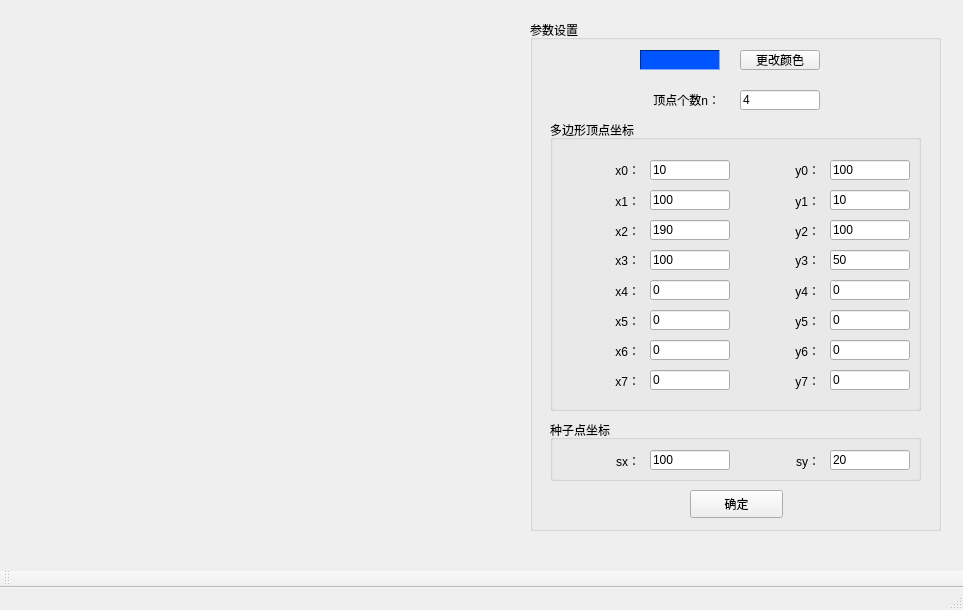
<?xml version="1.0" encoding="UTF-8"?>
<ui version="4.0">
 <class>MainWindow</class>
 <widget class="QMainWindow" name="MainWindow">
  <property name="geometry">
   <rect>
    <x>0</x>
    <y>0</y>
    <width>963</width>
    <height>610</height>
   </rect>
  </property>
  <property name="windowTitle">
   <string>实验9 种子填充算法</string>
  </property>
  <widget class="QWidget" name="centralwidget">
   <widget class="QGroupBox" name="groupBox_set">
    <property name="geometry">
     <rect>
      <x>530</x>
      <y>20</y>
      <width>411</width>
      <height>511</height>
     </rect>
    </property>
    <property name="title">
     <string>参数设置</string>
    </property>
    <widget class="QLabel" name="label_n">
     <property name="geometry">
      <rect>
       <x>110</x>
       <y>70</y>
       <width>80</width>
       <height>20</height>
      </rect>
     </property>
     <property name="layoutDirection">
      <enum>Qt::RightToLeft</enum>
     </property>
     <property name="text">
      <string>顶点个数n：</string>
     </property>
     <property name="alignment">
      <set>Qt::AlignRight|Qt::AlignTrailing|Qt::AlignVCenter</set>
     </property>
    </widget>
    <widget class="QLineEdit" name="lineEdit_n">
     <property name="geometry">
      <rect>
       <x>210</x>
       <y>70</y>
       <width>80</width>
       <height>20</height>
      </rect>
     </property>
     <property name="text">
      <string>4</string>
     </property>
    </widget>
    <widget class="QFrame" name="frame_color">
     <property name="geometry">
      <rect>
       <x>110</x>
       <y>30</y>
       <width>80</width>
       <height>20</height>
      </rect>
     </property>
     <property name="palette">
      <palette>
       <active>
        <colorrole role="WindowText">
         <brush brushstyle="SolidPattern">
          <color alpha="255">
           <red>0</red>
           <green>0</green>
           <blue>0</blue>
          </color>
         </brush>
        </colorrole>
        <colorrole role="Button">
         <brush brushstyle="SolidPattern">
          <color alpha="255">
           <red>0</red>
           <green>85</green>
           <blue>255</blue>
          </color>
         </brush>
        </colorrole>
        <colorrole role="Light">
         <brush brushstyle="SolidPattern">
          <color alpha="255">
           <red>127</red>
           <green>170</green>
           <blue>255</blue>
          </color>
         </brush>
        </colorrole>
        <colorrole role="Midlight">
         <brush brushstyle="SolidPattern">
          <color alpha="255">
           <red>63</red>
           <green>127</green>
           <blue>255</blue>
          </color>
         </brush>
        </colorrole>
        <colorrole role="Dark">
         <brush brushstyle="SolidPattern">
          <color alpha="255">
           <red>0</red>
           <green>42</green>
           <blue>127</blue>
          </color>
         </brush>
        </colorrole>
        <colorrole role="Mid">
         <brush brushstyle="SolidPattern">
          <color alpha="255">
           <red>0</red>
           <green>56</green>
           <blue>170</blue>
          </color>
         </brush>
        </colorrole>
        <colorrole role="Text">
         <brush brushstyle="SolidPattern">
          <color alpha="255">
           <red>0</red>
           <green>0</green>
           <blue>0</blue>
          </color>
         </brush>
        </colorrole>
        <colorrole role="BrightText">
         <brush brushstyle="SolidPattern">
          <color alpha="255">
           <red>255</red>
           <green>255</green>
           <blue>255</blue>
          </color>
         </brush>
        </colorrole>
        <colorrole role="ButtonText">
         <brush brushstyle="SolidPattern">
          <color alpha="255">
           <red>0</red>
           <green>0</green>
           <blue>0</blue>
          </color>
         </brush>
        </colorrole>
        <colorrole role="Base">
         <brush brushstyle="SolidPattern">
          <color alpha="255">
           <red>255</red>
           <green>255</green>
           <blue>255</blue>
          </color>
         </brush>
        </colorrole>
        <colorrole role="Window">
         <brush brushstyle="SolidPattern">
          <color alpha="255">
           <red>0</red>
           <green>85</green>
           <blue>255</blue>
          </color>
         </brush>
        </colorrole>
        <colorrole role="Shadow">
         <brush brushstyle="SolidPattern">
          <color alpha="255">
           <red>0</red>
           <green>0</green>
           <blue>0</blue>
          </color>
         </brush>
        </colorrole>
        <colorrole role="AlternateBase">
         <brush brushstyle="SolidPattern">
          <color alpha="255">
           <red>127</red>
           <green>170</green>
           <blue>255</blue>
          </color>
         </brush>
        </colorrole>
        <colorrole role="ToolTipBase">
         <brush brushstyle="SolidPattern">
          <color alpha="255">
           <red>255</red>
           <green>255</green>
           <blue>220</blue>
          </color>
         </brush>
        </colorrole>
        <colorrole role="ToolTipText">
         <brush brushstyle="SolidPattern">
          <color alpha="255">
           <red>0</red>
           <green>0</green>
           <blue>0</blue>
          </color>
         </brush>
        </colorrole>
        <colorrole role="PlaceholderText">
         <brush brushstyle="SolidPattern">
          <color alpha="128">
           <red>0</red>
           <green>0</green>
           <blue>0</blue>
          </color>
         </brush>
        </colorrole>
       </active>
       <inactive>
        <colorrole role="WindowText">
         <brush brushstyle="SolidPattern">
          <color alpha="255">
           <red>0</red>
           <green>0</green>
           <blue>0</blue>
          </color>
         </brush>
        </colorrole>
        <colorrole role="Button">
         <brush brushstyle="SolidPattern">
          <color alpha="255">
           <red>0</red>
           <green>85</green>
           <blue>255</blue>
          </color>
         </brush>
        </colorrole>
        <colorrole role="Light">
         <brush brushstyle="SolidPattern">
          <color alpha="255">
           <red>127</red>
           <green>170</green>
           <blue>255</blue>
          </color>
         </brush>
        </colorrole>
        <colorrole role="Midlight">
         <brush brushstyle="SolidPattern">
          <color alpha="255">
           <red>63</red>
           <green>127</green>
           <blue>255</blue>
          </color>
         </brush>
        </colorrole>
        <colorrole role="Dark">
         <brush brushstyle="SolidPattern">
          <color alpha="255">
           <red>0</red>
           <green>42</green>
           <blue>127</blue>
          </color>
         </brush>
        </colorrole>
        <colorrole role="Mid">
         <brush brushstyle="SolidPattern">
          <color alpha="255">
           <red>0</red>
           <green>56</green>
           <blue>170</blue>
          </color>
         </brush>
        </colorrole>
        <colorrole role="Text">
         <brush brushstyle="SolidPattern">
          <color alpha="255">
           <red>0</red>
           <green>0</green>
           <blue>0</blue>
          </color>
         </brush>
        </colorrole>
        <colorrole role="BrightText">
         <brush brushstyle="SolidPattern">
          <color alpha="255">
           <red>255</red>
           <green>255</green>
           <blue>255</blue>
          </color>
         </brush>
        </colorrole>
        <colorrole role="ButtonText">
         <brush brushstyle="SolidPattern">
          <color alpha="255">
           <red>0</red>
           <green>0</green>
           <blue>0</blue>
          </color>
         </brush>
        </colorrole>
        <colorrole role="Base">
         <brush brushstyle="SolidPattern">
          <color alpha="255">
           <red>255</red>
           <green>255</green>
           <blue>255</blue>
          </color>
         </brush>
        </colorrole>
        <colorrole role="Window">
         <brush brushstyle="SolidPattern">
          <color alpha="255">
           <red>0</red>
           <green>85</green>
           <blue>255</blue>
          </color>
         </brush>
        </colorrole>
        <colorrole role="Shadow">
         <brush brushstyle="SolidPattern">
          <color alpha="255">
           <red>0</red>
           <green>0</green>
           <blue>0</blue>
          </color>
         </brush>
        </colorrole>
        <colorrole role="AlternateBase">
         <brush brushstyle="SolidPattern">
          <color alpha="255">
           <red>127</red>
           <green>170</green>
           <blue>255</blue>
          </color>
         </brush>
        </colorrole>
        <colorrole role="ToolTipBase">
         <brush brushstyle="SolidPattern">
          <color alpha="255">
           <red>255</red>
           <green>255</green>
           <blue>220</blue>
          </color>
         </brush>
        </colorrole>
        <colorrole role="ToolTipText">
         <brush brushstyle="SolidPattern">
          <color alpha="255">
           <red>0</red>
           <green>0</green>
           <blue>0</blue>
          </color>
         </brush>
        </colorrole>
        <colorrole role="PlaceholderText">
         <brush brushstyle="SolidPattern">
          <color alpha="128">
           <red>0</red>
           <green>0</green>
           <blue>0</blue>
          </color>
         </brush>
        </colorrole>
       </inactive>
       <disabled>
        <colorrole role="WindowText">
         <brush brushstyle="SolidPattern">
          <color alpha="255">
           <red>0</red>
           <green>42</green>
           <blue>127</blue>
          </color>
         </brush>
        </colorrole>
        <colorrole role="Button">
         <brush brushstyle="SolidPattern">
          <color alpha="255">
           <red>0</red>
           <green>85</green>
           <blue>255</blue>
          </color>
         </brush>
        </colorrole>
        <colorrole role="Light">
         <brush brushstyle="SolidPattern">
          <color alpha="255">
           <red>127</red>
           <green>170</green>
           <blue>255</blue>
          </color>
         </brush>
        </colorrole>
        <colorrole role="Midlight">
         <brush brushstyle="SolidPattern">
          <color alpha="255">
           <red>63</red>
           <green>127</green>
           <blue>255</blue>
          </color>
         </brush>
        </colorrole>
        <colorrole role="Dark">
         <brush brushstyle="SolidPattern">
          <color alpha="255">
           <red>0</red>
           <green>42</green>
           <blue>127</blue>
          </color>
         </brush>
        </colorrole>
        <colorrole role="Mid">
         <brush brushstyle="SolidPattern">
          <color alpha="255">
           <red>0</red>
           <green>56</green>
           <blue>170</blue>
          </color>
         </brush>
        </colorrole>
        <colorrole role="Text">
         <brush brushstyle="SolidPattern">
          <color alpha="255">
           <red>0</red>
           <green>42</green>
           <blue>127</blue>
          </color>
         </brush>
        </colorrole>
        <colorrole role="BrightText">
         <brush brushstyle="SolidPattern">
          <color alpha="255">
           <red>255</red>
           <green>255</green>
           <blue>255</blue>
          </color>
         </brush>
        </colorrole>
        <colorrole role="ButtonText">
         <brush brushstyle="SolidPattern">
          <color alpha="255">
           <red>0</red>
           <green>42</green>
           <blue>127</blue>
          </color>
         </brush>
        </colorrole>
        <colorrole role="Base">
         <brush brushstyle="SolidPattern">
          <color alpha="255">
           <red>0</red>
           <green>85</green>
           <blue>255</blue>
          </color>
         </brush>
        </colorrole>
        <colorrole role="Window">
         <brush brushstyle="SolidPattern">
          <color alpha="255">
           <red>0</red>
           <green>85</green>
           <blue>255</blue>
          </color>
         </brush>
        </colorrole>
        <colorrole role="Shadow">
         <brush brushstyle="SolidPattern">
          <color alpha="255">
           <red>0</red>
           <green>0</green>
           <blue>0</blue>
          </color>
         </brush>
        </colorrole>
        <colorrole role="AlternateBase">
         <brush brushstyle="SolidPattern">
          <color alpha="255">
           <red>0</red>
           <green>85</green>
           <blue>255</blue>
          </color>
         </brush>
        </colorrole>
        <colorrole role="ToolTipBase">
         <brush brushstyle="SolidPattern">
          <color alpha="255">
           <red>255</red>
           <green>255</green>
           <blue>220</blue>
          </color>
         </brush>
        </colorrole>
        <colorrole role="ToolTipText">
         <brush brushstyle="SolidPattern">
          <color alpha="255">
           <red>0</red>
           <green>0</green>
           <blue>0</blue>
          </color>
         </brush>
        </colorrole>
        <colorrole role="PlaceholderText">
         <brush brushstyle="SolidPattern">
          <color alpha="128">
           <red>0</red>
           <green>0</green>
           <blue>0</blue>
          </color>
         </brush>
        </colorrole>
       </disabled>
      </palette>
     </property>
     <property name="autoFillBackground">
      <bool>true</bool>
     </property>
     <property name="frameShape">
      <enum>QFrame::Panel</enum>
     </property>
     <property name="frameShadow">
      <enum>QFrame::Sunken</enum>
     </property>
    </widget>
    <widget class="QPushButton" name="pushButton_color">
     <property name="geometry">
      <rect>
       <x>210</x>
       <y>30</y>
       <width>80</width>
       <height>20</height>
      </rect>
     </property>
     <property name="text">
      <string>更改颜色</string>
     </property>
    </widget>
    <widget class="QGroupBox" name="groupBox">
     <property name="geometry">
      <rect>
       <x>20</x>
       <y>100</y>
       <width>371</width>
       <height>291</height>
      </rect>
     </property>
     <property name="title">
      <string>多边形顶点坐标</string>
     </property>
     <widget class="QLineEdit" name="lineEdit_x2">
      <property name="geometry">
       <rect>
        <x>100</x>
        <y>100</y>
        <width>80</width>
        <height>20</height>
       </rect>
      </property>
      <property name="text">
       <string>190</string>
      </property>
     </widget>
     <widget class="QLabel" name="label_x1">
      <property name="geometry">
       <rect>
        <x>10</x>
        <y>70</y>
        <width>80</width>
        <height>21</height>
       </rect>
      </property>
      <property name="layoutDirection">
       <enum>Qt::RightToLeft</enum>
      </property>
      <property name="text">
       <string>x1：</string>
      </property>
      <property name="alignment">
       <set>Qt::AlignRight|Qt::AlignTrailing|Qt::AlignVCenter</set>
      </property>
     </widget>
     <widget class="QLineEdit" name="lineEdit_x0">
      <property name="geometry">
       <rect>
        <x>100</x>
        <y>40</y>
        <width>80</width>
        <height>20</height>
       </rect>
      </property>
      <property name="text">
       <string>10</string>
      </property>
     </widget>
     <widget class="QLineEdit" name="lineEdit_x1">
      <property name="geometry">
       <rect>
        <x>100</x>
        <y>70</y>
        <width>80</width>
        <height>20</height>
       </rect>
      </property>
      <property name="text">
       <string>100</string>
      </property>
     </widget>
     <widget class="QLabel" name="label_x2">
      <property name="geometry">
       <rect>
        <x>10</x>
        <y>100</y>
        <width>80</width>
        <height>21</height>
       </rect>
      </property>
      <property name="layoutDirection">
       <enum>Qt::RightToLeft</enum>
      </property>
      <property name="text">
       <string>x2：</string>
      </property>
      <property name="alignment">
       <set>Qt::AlignRight|Qt::AlignTrailing|Qt::AlignVCenter</set>
      </property>
     </widget>
     <widget class="QLabel" name="label_x0">
      <property name="geometry">
       <rect>
        <x>10</x>
        <y>40</y>
        <width>80</width>
        <height>20</height>
       </rect>
      </property>
      <property name="layoutDirection">
       <enum>Qt::RightToLeft</enum>
      </property>
      <property name="text">
       <string>x0：</string>
      </property>
      <property name="alignment">
       <set>Qt::AlignRight|Qt::AlignTrailing|Qt::AlignVCenter</set>
      </property>
     </widget>
     <widget class="QLabel" name="label_y1">
      <property name="geometry">
       <rect>
        <x>190</x>
        <y>70</y>
        <width>80</width>
        <height>21</height>
       </rect>
      </property>
      <property name="layoutDirection">
       <enum>Qt::RightToLeft</enum>
      </property>
      <property name="text">
       <string>y1：</string>
      </property>
      <property name="alignment">
       <set>Qt::AlignRight|Qt::AlignTrailing|Qt::AlignVCenter</set>
      </property>
     </widget>
     <widget class="QLineEdit" name="lineEdit_y0">
      <property name="geometry">
       <rect>
        <x>280</x>
        <y>40</y>
        <width>80</width>
        <height>20</height>
       </rect>
      </property>
      <property name="text">
       <string>100</string>
      </property>
     </widget>
     <widget class="QLineEdit" name="lineEdit_y1">
      <property name="geometry">
       <rect>
        <x>280</x>
        <y>70</y>
        <width>80</width>
        <height>20</height>
       </rect>
      </property>
      <property name="text">
       <string>10</string>
      </property>
     </widget>
     <widget class="QLabel" name="label_y2">
      <property name="geometry">
       <rect>
        <x>190</x>
        <y>100</y>
        <width>80</width>
        <height>21</height>
       </rect>
      </property>
      <property name="layoutDirection">
       <enum>Qt::RightToLeft</enum>
      </property>
      <property name="text">
       <string>y2：</string>
      </property>
      <property name="alignment">
       <set>Qt::AlignRight|Qt::AlignTrailing|Qt::AlignVCenter</set>
      </property>
     </widget>
     <widget class="QLabel" name="label_y0">
      <property name="geometry">
       <rect>
        <x>190</x>
        <y>40</y>
        <width>80</width>
        <height>20</height>
       </rect>
      </property>
      <property name="layoutDirection">
       <enum>Qt::RightToLeft</enum>
      </property>
      <property name="text">
       <string>y0：</string>
      </property>
      <property name="alignment">
       <set>Qt::AlignRight|Qt::AlignTrailing|Qt::AlignVCenter</set>
      </property>
     </widget>
     <widget class="QLineEdit" name="lineEdit_y2">
      <property name="geometry">
       <rect>
        <x>280</x>
        <y>100</y>
        <width>80</width>
        <height>20</height>
       </rect>
      </property>
      <property name="text">
       <string>100</string>
      </property>
     </widget>
     <widget class="QLabel" name="label_x4">
      <property name="geometry">
       <rect>
        <x>10</x>
        <y>160</y>
        <width>80</width>
        <height>21</height>
       </rect>
      </property>
      <property name="layoutDirection">
       <enum>Qt::RightToLeft</enum>
      </property>
      <property name="text">
       <string>x4：</string>
      </property>
      <property name="alignment">
       <set>Qt::AlignRight|Qt::AlignTrailing|Qt::AlignVCenter</set>
      </property>
     </widget>
     <widget class="QLabel" name="label_y5">
      <property name="geometry">
       <rect>
        <x>190</x>
        <y>190</y>
        <width>80</width>
        <height>21</height>
       </rect>
      </property>
      <property name="layoutDirection">
       <enum>Qt::RightToLeft</enum>
      </property>
      <property name="text">
       <string>y5：</string>
      </property>
      <property name="alignment">
       <set>Qt::AlignRight|Qt::AlignTrailing|Qt::AlignVCenter</set>
      </property>
     </widget>
     <widget class="QLineEdit" name="lineEdit_x3">
      <property name="geometry">
       <rect>
        <x>100</x>
        <y>130</y>
        <width>80</width>
        <height>20</height>
       </rect>
      </property>
      <property name="text">
       <string>100</string>
      </property>
     </widget>
     <widget class="QLineEdit" name="lineEdit_x4">
      <property name="geometry">
       <rect>
        <x>100</x>
        <y>160</y>
        <width>80</width>
        <height>20</height>
       </rect>
      </property>
      <property name="text">
       <string>0</string>
      </property>
     </widget>
     <widget class="QLabel" name="label_x5">
      <property name="geometry">
       <rect>
        <x>10</x>
        <y>190</y>
        <width>80</width>
        <height>21</height>
       </rect>
      </property>
      <property name="layoutDirection">
       <enum>Qt::RightToLeft</enum>
      </property>
      <property name="text">
       <string>x5：</string>
      </property>
      <property name="alignment">
       <set>Qt::AlignRight|Qt::AlignTrailing|Qt::AlignVCenter</set>
      </property>
     </widget>
     <widget class="QLabel" name="label_x3">
      <property name="geometry">
       <rect>
        <x>10</x>
        <y>130</y>
        <width>80</width>
        <height>20</height>
       </rect>
      </property>
      <property name="layoutDirection">
       <enum>Qt::RightToLeft</enum>
      </property>
      <property name="text">
       <string>x3：</string>
      </property>
      <property name="alignment">
       <set>Qt::AlignRight|Qt::AlignTrailing|Qt::AlignVCenter</set>
      </property>
     </widget>
     <widget class="QLabel" name="label_y4">
      <property name="geometry">
       <rect>
        <x>190</x>
        <y>160</y>
        <width>80</width>
        <height>21</height>
       </rect>
      </property>
      <property name="layoutDirection">
       <enum>Qt::RightToLeft</enum>
      </property>
      <property name="text">
       <string>y4：</string>
      </property>
      <property name="alignment">
       <set>Qt::AlignRight|Qt::AlignTrailing|Qt::AlignVCenter</set>
      </property>
     </widget>
     <widget class="QLineEdit" name="lineEdit_y4">
      <property name="geometry">
       <rect>
        <x>280</x>
        <y>160</y>
        <width>80</width>
        <height>20</height>
       </rect>
      </property>
      <property name="text">
       <string>0</string>
      </property>
     </widget>
     <widget class="QLineEdit" name="lineEdit_x5">
      <property name="geometry">
       <rect>
        <x>100</x>
        <y>190</y>
        <width>80</width>
        <height>20</height>
       </rect>
      </property>
      <property name="text">
       <string>0</string>
      </property>
     </widget>
     <widget class="QLineEdit" name="lineEdit_y5">
      <property name="geometry">
       <rect>
        <x>280</x>
        <y>190</y>
        <width>80</width>
        <height>20</height>
       </rect>
      </property>
      <property name="text">
       <string>0</string>
      </property>
     </widget>
     <widget class="QLineEdit" name="lineEdit_y3">
      <property name="geometry">
       <rect>
        <x>280</x>
        <y>130</y>
        <width>80</width>
        <height>20</height>
       </rect>
      </property>
      <property name="text">
       <string>50</string>
      </property>
     </widget>
     <widget class="QLabel" name="label_y3">
      <property name="geometry">
       <rect>
        <x>190</x>
        <y>130</y>
        <width>80</width>
        <height>20</height>
       </rect>
      </property>
      <property name="layoutDirection">
       <enum>Qt::RightToLeft</enum>
      </property>
      <property name="text">
       <string>y3：</string>
      </property>
      <property name="alignment">
       <set>Qt::AlignRight|Qt::AlignTrailing|Qt::AlignVCenter</set>
      </property>
     </widget>
     <widget class="QLineEdit" name="lineEdit_x7">
      <property name="geometry">
       <rect>
        <x>100</x>
        <y>250</y>
        <width>80</width>
        <height>20</height>
       </rect>
      </property>
      <property name="text">
       <string>0</string>
      </property>
     </widget>
     <widget class="QLabel" name="label_x7">
      <property name="geometry">
       <rect>
        <x>10</x>
        <y>250</y>
        <width>80</width>
        <height>21</height>
       </rect>
      </property>
      <property name="layoutDirection">
       <enum>Qt::RightToLeft</enum>
      </property>
      <property name="text">
       <string>x7：</string>
      </property>
      <property name="alignment">
       <set>Qt::AlignRight|Qt::AlignTrailing|Qt::AlignVCenter</set>
      </property>
     </widget>
     <widget class="QLabel" name="label_y7">
      <property name="geometry">
       <rect>
        <x>190</x>
        <y>250</y>
        <width>80</width>
        <height>21</height>
       </rect>
      </property>
      <property name="layoutDirection">
       <enum>Qt::RightToLeft</enum>
      </property>
      <property name="text">
       <string>y7：</string>
      </property>
      <property name="alignment">
       <set>Qt::AlignRight|Qt::AlignTrailing|Qt::AlignVCenter</set>
      </property>
     </widget>
     <widget class="QLineEdit" name="lineEdit_x6">
      <property name="geometry">
       <rect>
        <x>100</x>
        <y>220</y>
        <width>80</width>
        <height>20</height>
       </rect>
      </property>
      <property name="text">
       <string>0</string>
      </property>
     </widget>
     <widget class="QLabel" name="label_x6">
      <property name="geometry">
       <rect>
        <x>10</x>
        <y>220</y>
        <width>80</width>
        <height>21</height>
       </rect>
      </property>
      <property name="layoutDirection">
       <enum>Qt::RightToLeft</enum>
      </property>
      <property name="text">
       <string>x6：</string>
      </property>
      <property name="alignment">
       <set>Qt::AlignRight|Qt::AlignTrailing|Qt::AlignVCenter</set>
      </property>
     </widget>
     <widget class="QLineEdit" name="lineEdit_y6">
      <property name="geometry">
       <rect>
        <x>280</x>
        <y>220</y>
        <width>80</width>
        <height>20</height>
       </rect>
      </property>
      <property name="text">
       <string>0</string>
      </property>
     </widget>
     <widget class="QLabel" name="label_y6">
      <property name="geometry">
       <rect>
        <x>190</x>
        <y>220</y>
        <width>80</width>
        <height>21</height>
       </rect>
      </property>
      <property name="layoutDirection">
       <enum>Qt::RightToLeft</enum>
      </property>
      <property name="text">
       <string>y6：</string>
      </property>
      <property name="alignment">
       <set>Qt::AlignRight|Qt::AlignTrailing|Qt::AlignVCenter</set>
      </property>
     </widget>
     <widget class="QLineEdit" name="lineEdit_y7">
      <property name="geometry">
       <rect>
        <x>280</x>
        <y>250</y>
        <width>80</width>
        <height>20</height>
       </rect>
      </property>
      <property name="text">
       <string>0</string>
      </property>
     </widget>
    </widget>
    <widget class="QPushButton" name="pushButton_ok">
     <property name="geometry">
      <rect>
       <x>160</x>
       <y>470</y>
       <width>93</width>
       <height>28</height>
      </rect>
     </property>
     <property name="text">
      <string>确定</string>
     </property>
    </widget>
    <widget class="QGroupBox" name="groupBox_2">
     <property name="geometry">
      <rect>
       <x>20</x>
       <y>400</y>
       <width>371</width>
       <height>61</height>
      </rect>
     </property>
     <property name="title">
      <string>种子点坐标</string>
     </property>
     <widget class="QLabel" name="label_sx">
      <property name="geometry">
       <rect>
        <x>10</x>
        <y>30</y>
        <width>80</width>
        <height>21</height>
       </rect>
      </property>
      <property name="layoutDirection">
       <enum>Qt::RightToLeft</enum>
      </property>
      <property name="text">
       <string>sx：</string>
      </property>
      <property name="alignment">
       <set>Qt::AlignRight|Qt::AlignTrailing|Qt::AlignVCenter</set>
      </property>
     </widget>
     <widget class="QLineEdit" name="lineEdit_sy">
      <property name="geometry">
       <rect>
        <x>280</x>
        <y>30</y>
        <width>80</width>
        <height>20</height>
       </rect>
      </property>
      <property name="text">
       <string>20</string>
      </property>
     </widget>
     <widget class="QLineEdit" name="lineEdit_sx">
      <property name="geometry">
       <rect>
        <x>100</x>
        <y>30</y>
        <width>80</width>
        <height>20</height>
       </rect>
      </property>
      <property name="text">
       <string>100</string>
      </property>
     </widget>
     <widget class="QLabel" name="label_sy">
      <property name="geometry">
       <rect>
        <x>190</x>
        <y>30</y>
        <width>80</width>
        <height>21</height>
       </rect>
      </property>
      <property name="layoutDirection">
       <enum>Qt::RightToLeft</enum>
      </property>
      <property name="text">
       <string>sy：</string>
      </property>
      <property name="alignment">
       <set>Qt::AlignRight|Qt::AlignTrailing|Qt::AlignVCenter</set>
      </property>
     </widget>
    </widget>
   </widget>
  </widget>
  <widget class="QMenuBar" name="menubar">
   <property name="geometry">
    <rect>
     <x>0</x>
     <y>0</y>
     <width>963</width>
     <height>26</height>
    </rect>
   </property>
  </widget>
  <widget class="QStatusBar" name="statusbar"/>
  <widget class="QToolBar" name="mainToolBar">
   <property name="windowTitle">
    <string>toolBar</string>
   </property>
   <attribute name="toolBarArea">
    <enum>BottomToolBarArea</enum>
   </attribute>
   <attribute name="toolBarBreak">
    <bool>false</bool>
   </attribute>
  </widget>
 </widget>
 <resources/>
 <connections/>
</ui>
